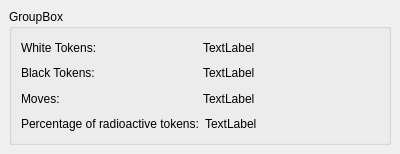
<ui version="4.0" >
 <author></author>
 <comment></comment>
 <exportmacro></exportmacro>
 <class>LightabsorptionForm</class>
 <widget class="QWidget" name="LightabsorptionForm" >
  <property name="geometry" >
   <rect>
    <x>0</x>
    <y>0</y>
    <width>400</width>
    <height>154</height>
   </rect>
  </property>
  <property name="windowTitle" >
   <string>Form</string>
  </property>
  <layout class="QVBoxLayout" >
   <property name="margin" >
    <number>9</number>
   </property>
   <property name="spacing" >
    <number>6</number>
   </property>
   <item>
    <widget class="QGroupBox" name="groupBox" >
     <property name="title" >
      <string>GroupBox</string>
     </property>
     <layout class="QVBoxLayout" >
      <property name="margin" >
       <number>9</number>
      </property>
      <property name="spacing" >
       <number>6</number>
      </property>
      <item>
       <layout class="QHBoxLayout" >
        <property name="margin" >
         <number>0</number>
        </property>
        <property name="spacing" >
         <number>6</number>
        </property>
        <item>
         <widget class="QLabel" name="label" >
          <property name="text" >
           <string>White Tokens:</string>
          </property>
         </widget>
        </item>
        <item>
         <widget class="QLabel" name="label_5" >
          <property name="text" >
           <string>TextLabel</string>
          </property>
         </widget>
        </item>
       </layout>
      </item>
      <item>
       <layout class="QHBoxLayout" >
        <property name="margin" >
         <number>0</number>
        </property>
        <property name="spacing" >
         <number>6</number>
        </property>
        <item>
         <widget class="QLabel" name="label_2" >
          <property name="text" >
           <string>Black Tokens:</string>
          </property>
         </widget>
        </item>
        <item>
         <widget class="QLabel" name="label_6" >
          <property name="text" >
           <string>TextLabel</string>
          </property>
         </widget>
        </item>
       </layout>
      </item>
      <item>
       <layout class="QHBoxLayout" >
        <property name="margin" >
         <number>0</number>
        </property>
        <property name="spacing" >
         <number>6</number>
        </property>
        <item>
         <widget class="QLabel" name="label_3" >
          <property name="text" >
           <string>Moves:</string>
          </property>
         </widget>
        </item>
        <item>
         <widget class="QLabel" name="label_7" >
          <property name="text" >
           <string>TextLabel</string>
          </property>
         </widget>
        </item>
       </layout>
      </item>
      <item>
       <layout class="QHBoxLayout" >
        <property name="margin" >
         <number>0</number>
        </property>
        <property name="spacing" >
         <number>6</number>
        </property>
        <item>
         <widget class="QLabel" name="label_4" >
          <property name="text" >
           <string>Percentage of radioactive tokens:</string>
          </property>
         </widget>
        </item>
        <item>
         <widget class="QLabel" name="label_8" >
          <property name="text" >
           <string>TextLabel</string>
          </property>
         </widget>
        </item>
       </layout>
      </item>
     </layout>
    </widget>
   </item>
  </layout>
 </widget>
 <pixmapfunction></pixmapfunction>
 <resources/>
 <connections/>
</ui>
